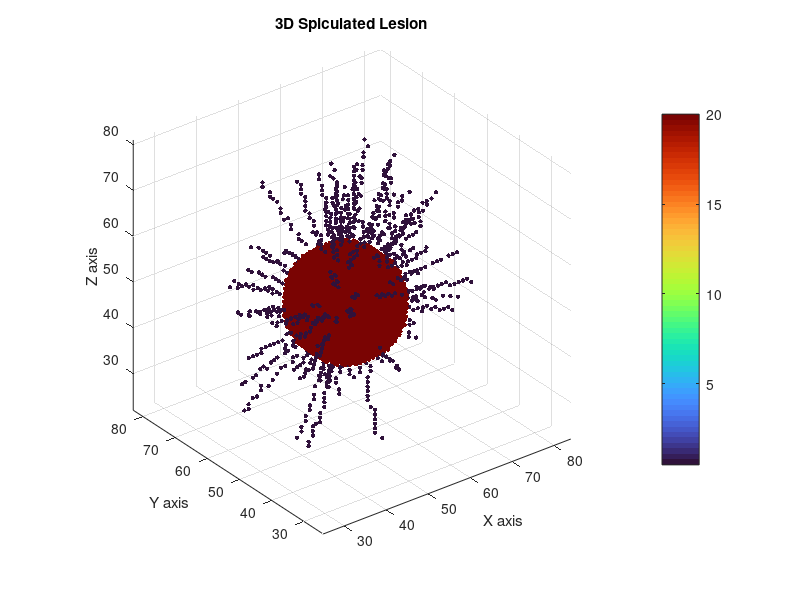

MATLAB code to generate this figure:
function [] = Photon_43 ()
% Repository group: 05_digital_breast_phantoms
% Version role: primary simulation or study entry point
%
% Research note: This file is retained as a documented historical version.
% Review configuration, external data dependencies, and output paths before use.
% Impact of Tumor/Signal on DPF/PPF Series Simulations
% this version: Generate a tumor to insert into the simulation phantom (code by Diego)

clc
close all
% Created on Mon Oct 28 12:55:02 2024
% Author: Diego (converted to MATLAB)

% Set lesion parameters
lesion_size = 25;    % Diameter of the lesion core
spicule_count = 100; % Number of spicules radiating from the core

% Create a 3D grid
grid_size = 100;  % Size of the cube that will contain the lesion
lesion_grid = zeros(grid_size, grid_size, grid_size);

% Define the lesion core
center = floor(grid_size / 2) + 1;
core_radius = floor(lesion_size / 2);

% Populate the core of the lesion
for x = center - core_radius : center + core_radius
    for y = center - core_radius : center + core_radius
        for z = center - core_radius : center + core_radius
            if sqrt((x - center)^2 + (y - center)^2 + (z - center)^2) <= core_radius
                lesion_grid(x, y, z) = 20;  % Higher density for the core
            end
        end
    end
end

% Set random seed for reproducibility
rng(40);

% Add spicules
for i = 1:spicule_count
    theta = rand() * 2 * pi;
    phi = rand() * pi;

    spicule_start_x = round(center + core_radius * sin(phi) * cos(theta));
    spicule_start_y = round(center + core_radius * sin(phi) * sin(theta));
    spicule_start_z = round(center + core_radius * cos(phi));

    num_points = randi([3, 19]);

    for j = 1:num_points
        x = round(spicule_start_x + j * sin(phi) * cos(theta));
        y = round(spicule_start_y + j * sin(phi) * sin(theta));
        z = round(spicule_start_z + j * cos(phi));

        if x >= 1 && x <= grid_size && y >= 1 && y <= grid_size && z >= 1 && z <= grid_size
            lesion_grid(x, y, z) = 0.5;  % Lower density for spicules
        end
    end
end

% Visualization
[x, y, z] = ind2sub(size(lesion_grid), find(lesion_grid > 0));
values = lesion_grid(lesion_grid > 0);

figure;
scatter3(x, y, z, 10, values, 'filled');
xlabel('X axis');
ylabel('Y axis');
zlabel('Z axis');
title('3D Spiculated Lesion');
axis equal;
view(3);
colormap turbo;
colorbar;
end
